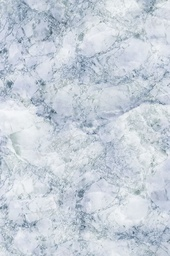
#> input picture Machine_Leaning/CV_homework/Autocorrelation/texture.jpg, 170 x 256 px, shrunk from 800 x 1204 before the run
$ python Autocorrelation_function.py
#> lines starting #> are read from the running program, lines starting #| are printed output that depends on the picture
import cv2 as cv
import numpy as np
import math
import copy
import matplotlib.pyplot as plt

def auto_correlation(img, x, y):
    h = img.shape[0]
    w = img.shape[1]
    img1 = np.zeros((h + x, w + y))
    img1[:h, :w] = img
    sum1 = 0
    sum2 = sum(sum(img ** 2))
    for i in range(h):
        for j in range(w):
            sum1 = sum1 + img1[i][j] * img1[i+x][j+y]

    ans = sum1 / sum2
    return ans


if __name__ == "__main__":
    # 读取图像
    img_cv = cv.imread("texture.jpg", cv.IMREAD_GRAYSCALE)
#> img_cv: shape (256, 170); min 85, max 247, mean 206.1

    # 自相关分析
    D_max = 10
    x = np.linspace(0, D_max, D_max+1, dtype=int)
    y = np.linspace(0, D_max, D_max + 1, dtype=int)
    xy_ans = []
    for i in x:
        for j in y:
            if i ** 2 + j ** 2 <= D_max ** 2:
                xy_ans.append((i, j))
    p_ans = np.zeros((1, D_max + 1))
    p_count = np.zeros((1, D_max + 1))
    for k in xy_ans:
        d = math.ceil(math.sqrt(k[0] ** 2 + k[1] ** 2))
        p = auto_correlation(img_cv, k[0], k[1])
        p_ans[0, d] = p_ans[0, d] + p
        p_count[0, d] = p_count[0, d] + 1
#> this loop made 90 passes
#> (ans in auto_correlation, p) on passes 1 to 12: (83841.9, 83841.9), (83186.8, 83186.8), (82562.1, 82562.1), (82023.9, 82023.9), (81488.4, 81488.4), (80972.1, 80972.1), (80464.6, 80464.6), (79954.1, 79954.1), (79440, 79440), (78924, 78924), (78408.2, 78408.2), (83367.6, 83367.6)
    p_ans = p_ans / p_count
    plt.figure()
    plt.plot(x.reshape(-1), p_ans.reshape(-1), 'r', ls='-')
    plt.show()
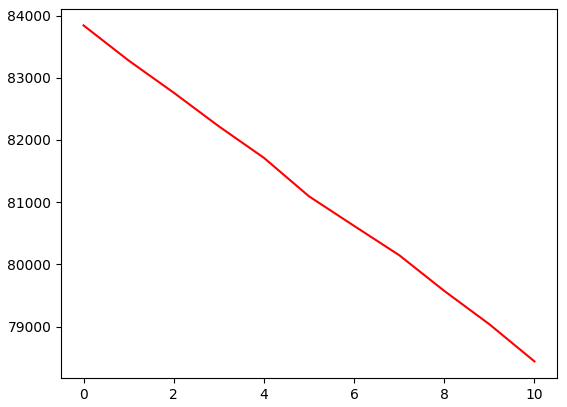
#> figure drawn by matplotlib, 1 panel; curve peaks at x = 0, y = 83841.9
